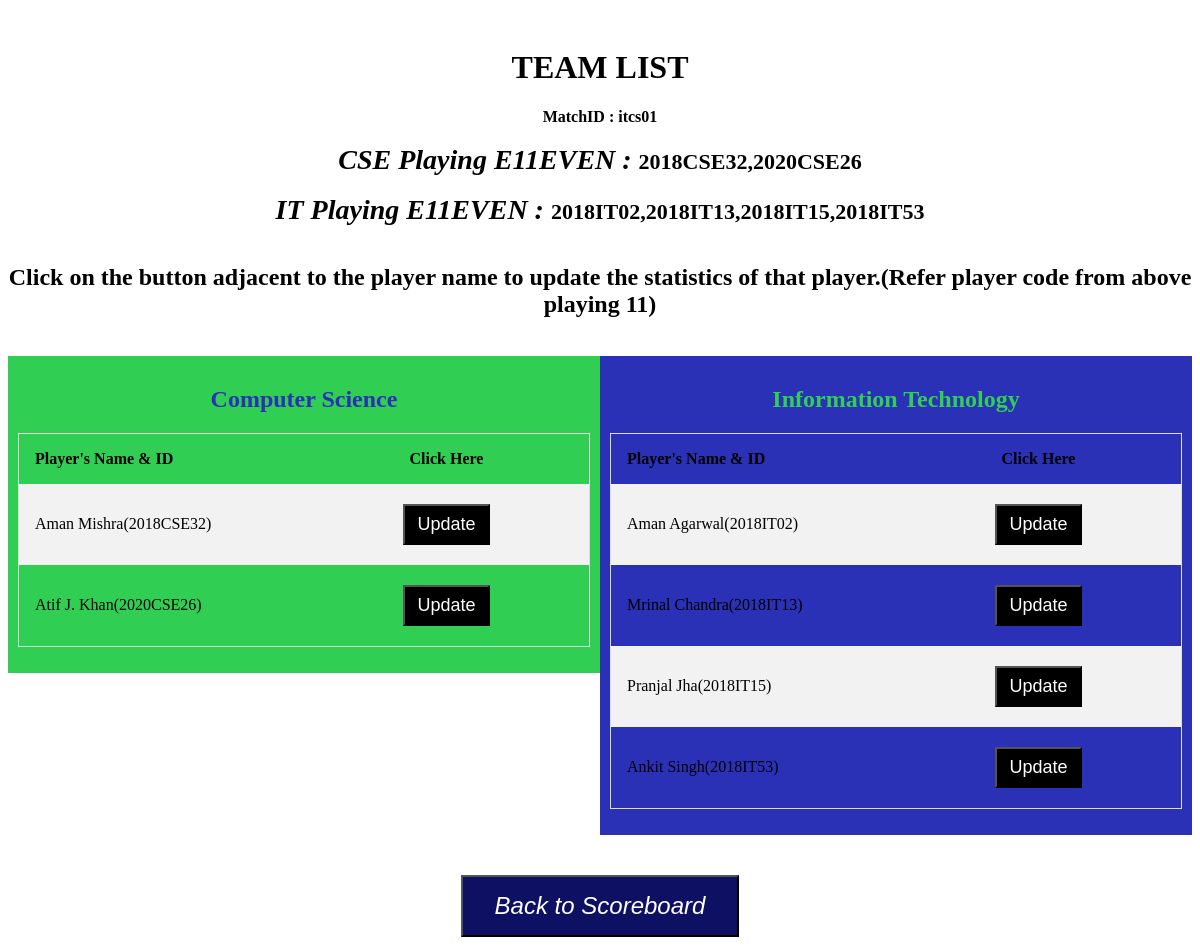
The app's page /playerstat1.php?id=itcs01 with its own data.
### tables this page shows
CREATE TABLE `matchinfo` (
  `matchID` varchar(10) NOT NULL,
  `toss` varchar(10) NOT NULL,
  `bat` varchar(10) NOT NULL,
  `bowl` varchar(10) NOT NULL,
  `umpire1` varchar(20) NOT NULL,
  `umpire2` varchar(20) NOT NULL,
  `team1playing11` varchar(160) NOT NULL,
  `team2playing11` varchar(160) NOT NULL,
  `bowlCapt` varchar(10) NOT NULL,
  `bowlWk` varchar(10) NOT NULL,
  `batCapt` varchar(10) NOT NULL,
  `batWk` varchar(10) NOT NULL,
  `venue` varchar(50) NOT NULL
);

CREATE TABLE `teaminfo` (
  `teamID` varchar(10) NOT NULL,
  `dept` varchar(4) NOT NULL,
  `deptFullName` varchar(35) NOT NULL,
  `logo` varchar(20) NOT NULL,
  `deptColor` varchar(10) NOT NULL
);

CREATE TABLE `scheduled` (
  `category` varchar(10) NOT NULL,
  `matchNumber` int(2) NOT NULL,
  `matchTime` time NOT NULL,
  `matchDate` date NOT NULL,
  `team1` varchar(10) NOT NULL,
  `team2` varchar(10) NOT NULL,
  `matchType` varchar(20) NOT NULL,
  `matchID` varchar(10) NOT NULL,
  `uname` varchar(20) NOT NULL,
  `pass` varchar(10) NOT NULL
);

CREATE TABLE `playerprofile` (
  `playerID` varchar(15) NOT NULL,
  `name` text NOT NULL,
  `team` varchar(10) NOT NULL,
  `dob` date NOT NULL,
  `role` varchar(25) NOT NULL,
  `batstyle` varchar(25) DEFAULT NULL,
  `bowlstyle` varchar(25) DEFAULT NULL,
  `debutdate` date NOT NULL,
  `debutoppteam` varchar(20) NOT NULL,
  `year` varchar(5) NOT NULL
);

### playerstat1.php (the view, shortened to what this page needs)
<!DOCTYPE html>
<html lang="en">
<head>
</head>
<body style="padding-top:20px;">
<?php
$q = $_GET["id"];
$con = mysqli_connect('localhost','root','','cricket');
$sql1="SELECT * FROM scheduled INNER JOIN teaminfo ON teamID=team1 WHERE matchID = '".$q."'";
$sql2="SELECT * FROM scheduled INNER JOIN teaminfo ON teamID=team2 WHERE matchID = '".$q."'";
$sql3="SELECT * FROM matchinfo WHERE matchID = '".$q."'";
$result1 = mysqli_query($con,$sql1);
$result2 = mysqli_query($con,$sql2);
$result3 = mysqli_query($con,$sql3);
while($row = mysqli_fetch_array($result1)) {
    $val1=$row["teamID"];$name1=$row["dept"];$color1=$row["deptColor"];$name3=$row["deptFullName"];
  }
  while($row = mysqli_fetch_array($result2)) {
    $val2=$row["teamID"];$name2=$row["dept"];$color2=$row["deptColor"];$name4=$row["deptFullName"];
  }
  $sql4="SELECT * FROM playerprofile WHERE team = '".$val1."'";
$sql5="SELECT * FROM playerprofile WHERE team = '".$val2."'";
$result4 = mysqli_query($con,$sql4);
$result5 = mysqli_query($con,$sql5);
?>
<?php
echo "<div style=\"text-align:center;\">";
echo "<h1><b>TEAM LIST</b></h1>";
echo "<b>MatchID : ".$q."</b></span><input type=\"hidden\" name=\"matchid\" value=\"".$q."\"><br><br>";
while($row = mysqli_fetch_array($result3)) {
        echo "<b style=\"font-size:28px;\"><i>".$name1." Playing E11EVEN : </i></b><b style=\"font-size:22px;\">".$row["team1playing11"]."</b><br><br>";
        echo "<b style=\"font-size:28px;\"><i>".$name2." Playing E11EVEN : </i></b><b style=\"font-size:22px;\">".$row["team2playing11"]."</b><br><br>";
      }
  ?>
  <h2>Click on the button adjacent to the player name to update the statistics of that player.(Refer player code from above playing 11)</h2><br>
<div class="row">
  <div class="column" style="background-color:<?php echo $color1;?>">
    <h2 style="color:<?php echo $color2;?>;"><?php echo $name3;?></h2>
    <p><table>
      <tr>
        <th style="width:50%">Player's Name & ID</th>
        <th>Click Here</th>
      </tr>
      <?php
  while($row = mysqli_fetch_array($result4)) {
    $a=$row["name"];$b=$row["playerID"];
    echo "<tr>
    <td>".$a."(".$b.")</td>
    <td>";
    echo "<a href=\"playerstat2.php?playid=".$b."&id=".$q."\"><button style=\"padding: 8px 12px;margin: 4px 2px;cursor: pointer;text-align: center;font-size:18px;background-color: #000;color: white\">Update</button></a>";
    echo "</td></tr>";
  }
?>
  </table></p>
      </div>
  <div class="column" style="background-color:<?php echo $color2;?>">
    <h2 style="color:<?php echo $color1;?>;"><?php echo $name4;?></h2>
    <p><table>
  <tr>
    <th style="width:50%">Player's Name & ID</th>
    <th>Click Here</th>
  </tr>
  <?php
  while($row = mysqli_fetch_array($result5)) {
    $c=$row["name"];$d=$row["playerID"];
    echo "<tr>
    <td>".$c."(".$d.")</td>
    <td>";
    echo "<a href=\"playerstat2.php?playid=".$d."&id=".$q."\"><button style=\"padding: 8px 12px;margin: 4px 2px;cursor: pointer;text-align: center;font-size:18px;background-color: #000;color: white\">Update</button></a>";
    echo "</td></tr>";
  }
?>
</table></p>
  </div>
</div>
<br><br>
<?php echo "<a href=\"scoreboard1.php?id=".$q."\"><button style=\"padding: 15px 32px;margin: 4px 2px;cursor: pointer;text-align: center;font-size:24px;background-color: #0e1163;color: white\"><i>Back to Scoreboard</i></button></a>";?>
   </div>
</body>
</html>

### playerstat1.php (style rules this page uses)
* { box-sizing: border-box; }
.column { float: left; width: 50%; padding: 10px; }
.row:after { content: ""; display: table; clear: both; }
table { border-collapse: collapse; border-spacing: 0; width: 100%; border: 1px solid #ddd; }
th, td { text-align: center; padding: 16px; }
th:first-child, td:first-child { text-align: left; }
tr:nth-child(even) { background-color: #f2f2f2 }

### records on screen
matchinfo: bowl.dept "CSE", team1playing11 "2018CSE32,2020CSE26", bat.dept "IT", team2playing11 "2018IT02,2018IT13,2018IT15,2018IT53"
scheduled: team1.deptFullName "Computer Science", team2.deptFullName "Information Technology"
playerprofile: name "Aman Mishra", playerID "2018CSE32"
playerprofile: name "Atif J. Khan", playerID "2020CSE26"
playerprofile: name "Aman Agarwal", playerID "2018IT02"
playerprofile: name "Mrinal Chandra", playerID "2018IT13"
playerprofile: name "Pranjal Jha", playerID "2018IT15"
playerprofile: name "Ankit Singh", playerID "2018IT53"

### other values on screen
$q "itcs01"
